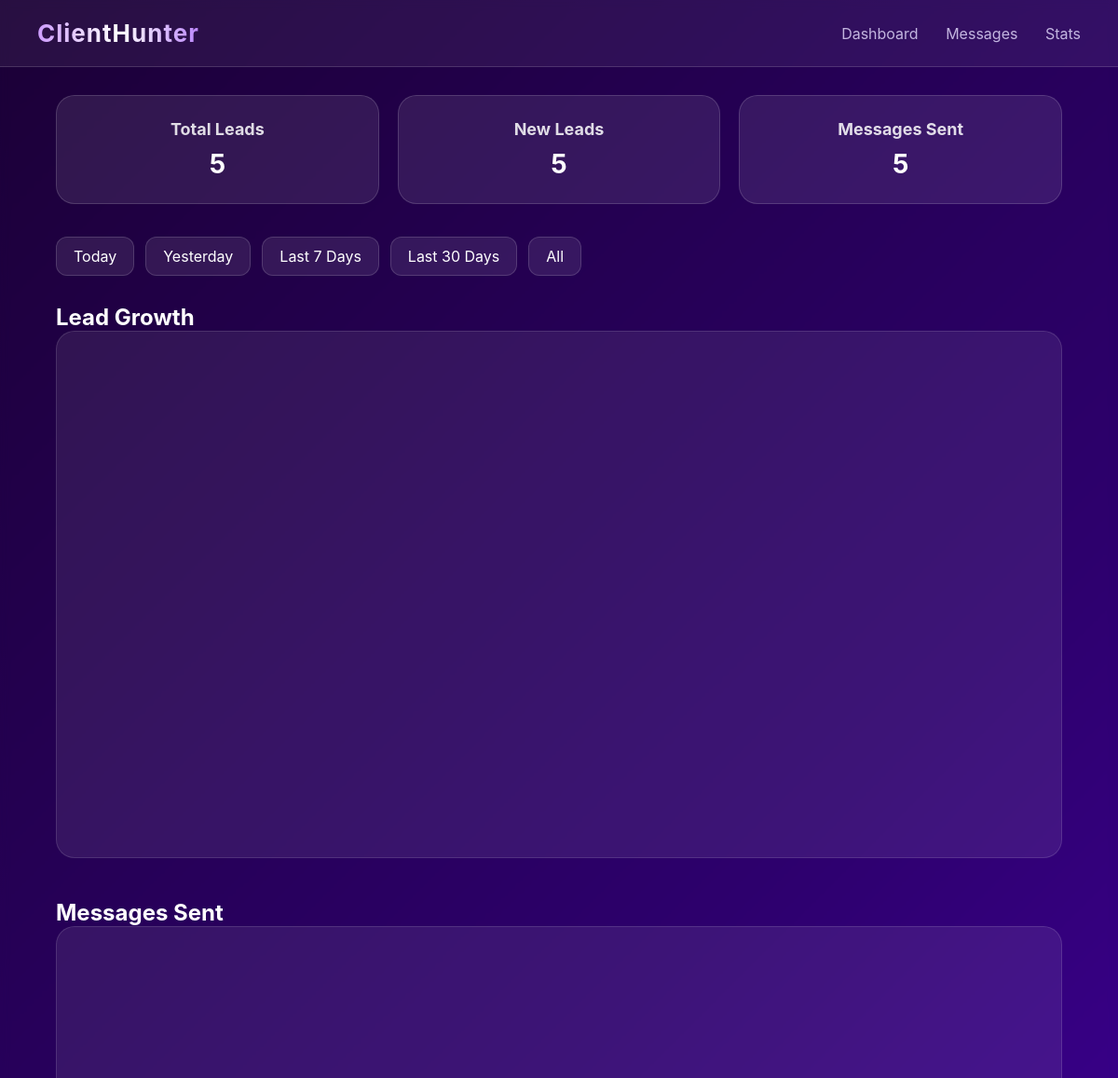
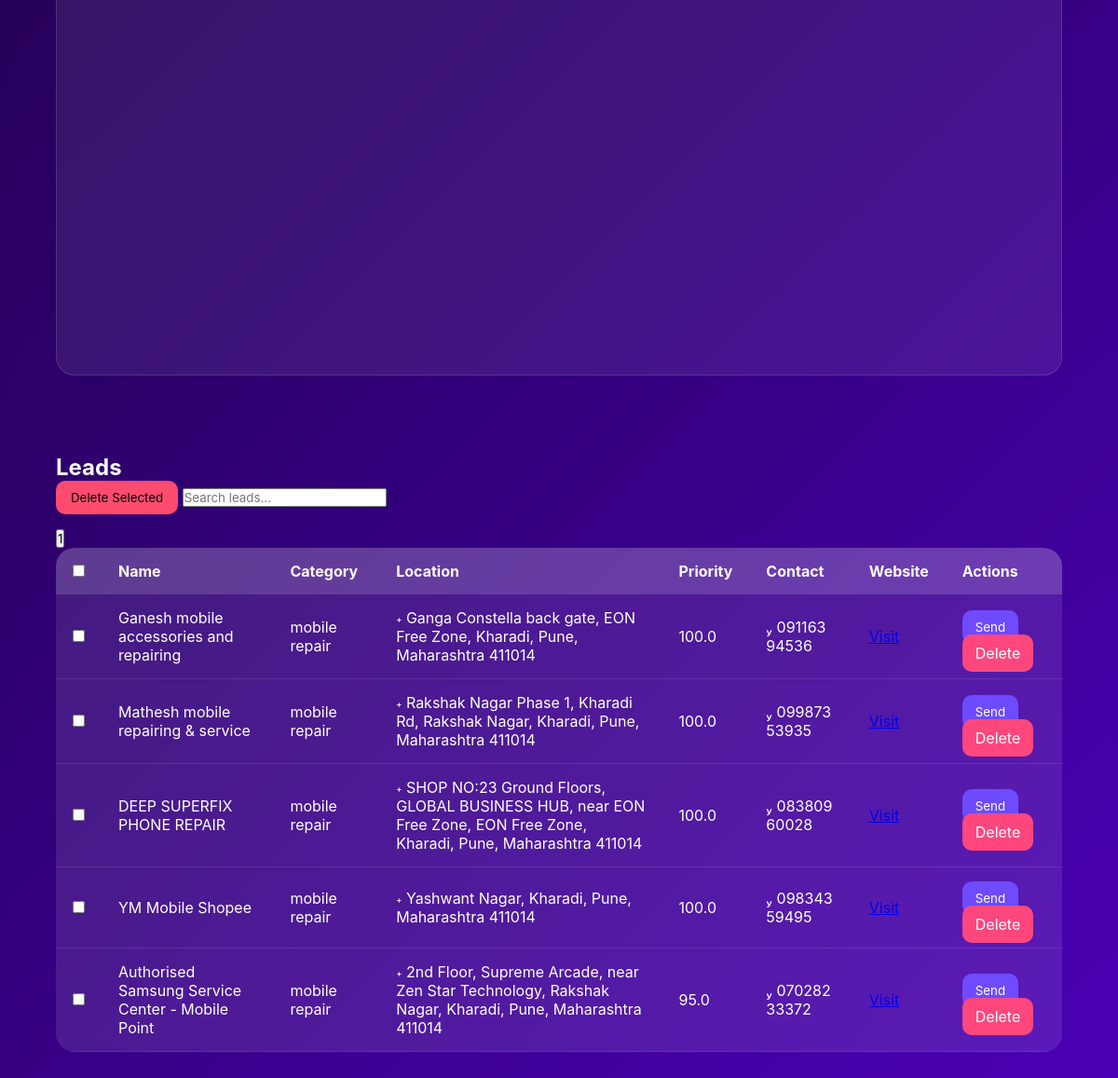
The page / on the database its author committed (2 pictures, top to bottom).
### app/models.py (models this page shows, shortened)
class Lead(db.Model):
    __tablename__ = "lead"
    id = db.Column(db.Integer, primary_key=True)
    name = db.Column(db.String(200))
    category = db.Column(db.String(100))
    location = db.Column(db.String(100))
    contact = db.Column(db.String(100))   # phone or email
    website = db.Column(db.String(200))
    social_links = db.Column(db.String(500))
    source = db.Column(db.String(100))
    priority_score = db.Column(db.Float, default=0)
    status = db.Column(db.String(50), default="new")
    created_at = db.Column(db.DateTime, default=datetime.utcnow)
    messages = db.relationship("Message", backref="lead", lazy="dynamic")

### app/dashboard/routes.py (the view)
@dashboard.route("/")
def home():
    page = request.args.get("page", 1, type=int)
    range_key = request.args.get("range")
    query = apply_date_query(range_key)
    pagination = query.order_by(Lead.priority_score.desc()).paginate(page=page, per_page=PER_PAGE, error_out=False)
    leads = pagination.items
    total_leads = Lead.query.count()
    new_leads = Lead.query.filter(Lead.created_at >= datetime.utcnow() - timedelta(days=1)).count()
    messages_sent = Message.query.filter_by(status="sent").count()
    return render_template(
        "dashboard.html",
        leads=leads,
        pagination=pagination,
        total_leads=total_leads,
        new_leads=new_leads,
        messages_sent=messages_sent,
        range_key=range_key
    )

### app/dashboard/routes.py (called while the page is built, shortened)
def apply_date_query(range_key):
    if not range_key:
        return Lead.query

### app/dashboard/templates/dashboard.html (shortened to what this page needs)
<!DOCTYPE html>
<html lang="en">
<head>
    <link rel="stylesheet" href="{{ url_for('dashboard.static', filename='css/style.css') }}">
</head>
<body>
<nav class="navbar">
    <div class="logo">ClientHunter</div>
    <div class="nav-links">
        <a href="/">Dashboard</a>
        <a href="/messages">Messages</a>
        <a href="/stats">Stats</a>
    </div>
</nav>
<div class="container">
    <section class="kpi-section">
        <div class="card">
            <h3>Total Leads</h3>
            <p>{{ total_leads }}</p>
        </div>
        <div class="card">
            <h3>New Leads</h3>
            <p>{{ new_leads }}</p>
        </div>
        <div class="card">
            <h3>Messages Sent</h3>
            <p>{{ messages_sent }}</p>
        </div>
    </section>
    <section class="filter-section">
        <a href="/?range=today" class="filter-btn">Today</a>
        <a href="/?range=yesterday" class="filter-btn">Yesterday</a>
        <a href="/?range=7" class="filter-btn">Last 7 Days</a>
        <a href="/?range=30" class="filter-btn">Last 30 Days</a>
        <a href="/" class="filter-btn">All</a>
    </section>
    <section class="graph-section">
        <h2>Lead Growth</h2>
        <canvas id="leadChart"></canvas>
        <h2>Messages Sent</h2>
        <canvas id="messageChart"></canvas>
    </section>
    <form method="POST" action="/delete_multiple">
        <h2 class="section-title">Leads</h2>
        <button type="submit" class="delete-selected-btn">Delete Selected</button>
<input type="text" id="searchInput" placeholder="Search leads..." onkeyup="filterLeads()">
        <table class="lead-table">
            <div id="pagination"></div>
            <thead>
                <tr>
                    <th><input type="checkbox" onclick="toggleAll(this)"></th>
                    <th>Name</th>
                    <th>Category</th>
                    <th>Location</th>
                    <th>Priority</th>
                    <th>Contact</th>
                    <th>Website</th>
                    <th>Actions</th>
                </tr>
            </thead>
            <tbody>
            {% for lead in leads %}
                <tr>
                    <td><input type="checkbox" name="lead_ids" value="{{ lead.id }}"></td>
                    <td>{{ lead.name }}</td>
                    <td>{{ lead.category }}</td>
                    <td>{{ lead.location }}</td>
                    <td>{{ lead.priority_score }}</td>
                    <td>{{ lead.contact or 'N/A' }}</td>
                    <td><a href="{{ lead.website }}" target="_blank">Visit</a></td>
                    <td>
                        <button class="send-btn"
                                onclick="openMessageForm({{ lead.id }}, '{{ lead.name }}')">
                            Send
                        </button>
                        <a class="delete-btn" href="/delete_lead/{{ lead.id }}">Delete</a>
                    </td>
                </tr>
            {% endfor %}
            </tbody>
        </table>
    </form>
</div>
</body>
</html>

### app/static/css/style.css (style rules this page uses)
* { margin: 0; padding: 0; box-sizing: border-box; font-family: "Inter", sans-serif; }
body { background: linear-gradient(135deg, #1b0036, #2d006d, #4b00b5); min-height: 100vh; color: #fff; backdrop-filter: blur(5px); }
.navbar { width: 100%; padding: 20px 40px; display: flex; align-items: center; justify-content: space-between; background: rgba(255,255,255,0.06); backdrop-filter: blur(12px); border-bottom: 1px solid rgba(255,255,255,0.15); position: sticky; top: 0; z-index: 10; }
.logo { font-size: 26px; font-weight: 700; letter-spacing: 1px; background: linear-gradient(90deg, #cd9cff, #ffffff, #bb86fc); -webkit-background-clip: text; -webkit-text-fill-color: transparent; }
.nav-links a { margin-left: 25px; text-decoration: none; font-size: 16px; color: #e7dfff; opacity: 0.8; transition: 0.3s ease; }
.container { width: 90%; margin: 30px auto; }
.kpi-section { display: flex; gap: 20px; margin-bottom: 35px; }
.card { flex: 1; padding: 25px; background: rgba(255, 255, 255, 0.09); border-radius: 20px; backdrop-filter: blur(10px); border: 1px solid rgba(255,255,255,0.15); transition: 0.3s; text-align: center; }
.card h3 { font-size: 18px; margin-bottom: 10px; opacity: 0.85; }
.card p { font-size: 28px; font-weight: bold; color: #fff; }
.filter-section { display: flex; gap: 12px; margin-bottom: 30px; }
.filter-btn { padding: 10px 18px; text-decoration: none; color: #fff; background: rgba(255,255,255,0.09); border-radius: 12px; border: 1px solid rgba(255,255,255,0.15); transition: 0.3s; }
.graph-section { margin-bottom: 40px; }
.graph-section canvas { width: 100%; background: rgba(255,255,255,0.08); padding: 25px; border-radius: 20px; margin-bottom: 40px; backdrop-filter: blur(10px); border: 1px solid rgba(255,255,255,0.12); }
.lead-table { width: 100%; border-collapse: collapse; background: rgba(255,255,255,0.1); backdrop-filter: blur(8px); border-radius: 20px; overflow: hidden; }
.lead-table th, .lead-table td { padding: 15px 18px; text-align: left; }
.lead-table thead { background: rgba(255,255,255,0.15); }
.lead-table tbody tr { border-bottom: 1px solid rgba(255,255,255,0.1); transition: 0.3s ease; }
.delete-selected-btn { background: #ff4b6e; padding: 10px 16px; border: none; border-radius: 10px; margin-bottom: 15px; cursor: pointer; transition: 0.3s; }
.send-btn { background: #6f4bff; border: none; padding: 10px 14px; border-radius: 10px; color: #fff; cursor: pointer; transition: 0.3s; }
.delete-btn { background: #ff477e; padding: 10px 14px; border-radius: 10px; color: #fff; text-decoration: none; transition: 0.3s; }

### rows shown on the page
Lead: name "Ganesh mobile accessories and repairing", category "mobile repair", location " Ganga Constella back gate, EON Free Zone, Kharadi, Pune, Maharashtra 411014", priority_score "100.0", contact " 091163 94536"
Lead: name "Mathesh mobile repairing & service", category "mobile repair", location " Rakshak Nagar Phase 1, Kharadi Rd, Rakshak Nagar, Kharadi, Pune, Maharashtra 411014", priority_score "100.0", contact " 099873 53935"
Lead: name "DEEP SUPERFIX PHONE REPAIR", category "mobile repair", location " SHOP NO:23 Ground Floors, GLOBAL BUSINESS HUB, near EON Free Zone, EON Free Zone, Kharadi, Pune, Maharashtra 411014", priority_score "100.0", contact " 083809 60028"
Lead: name "YM Mobile Shopee", category "mobile repair", location " Yashwant Nagar, Kharadi, Pune, Maharashtra 411014", priority_score "100.0", contact " 098343 59495"
Lead: name "Authorised Samsung Service Center - Mobile Point", category "mobile repair", location " 2nd Floor, Supreme Arcade, near Zen Star Technology, Rakshak Nagar, Kharadi, Pune, Maharashtra 411014", priority_score "95.0", contact " 070282 33372"

### other values the page prints
{{ total_leads }} "5"
{{ new_leads }} "5"
{{ messages_sent }} "5"
